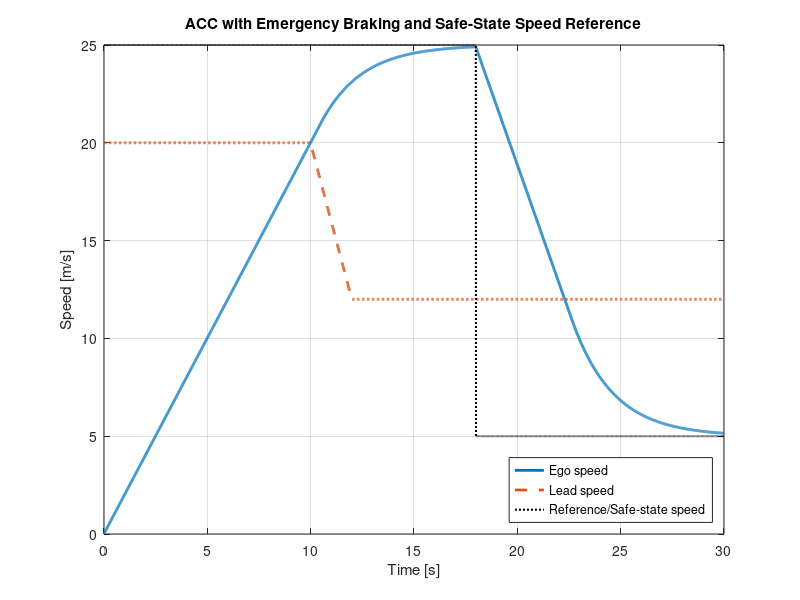
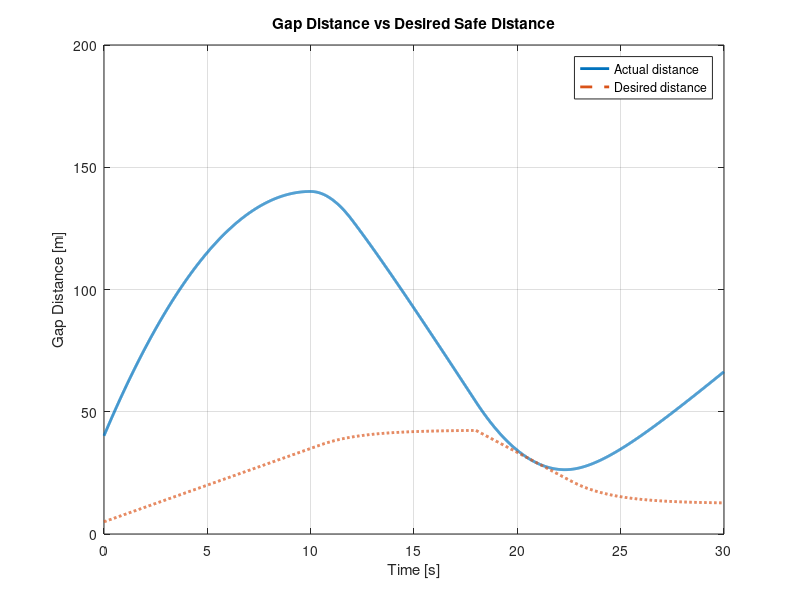
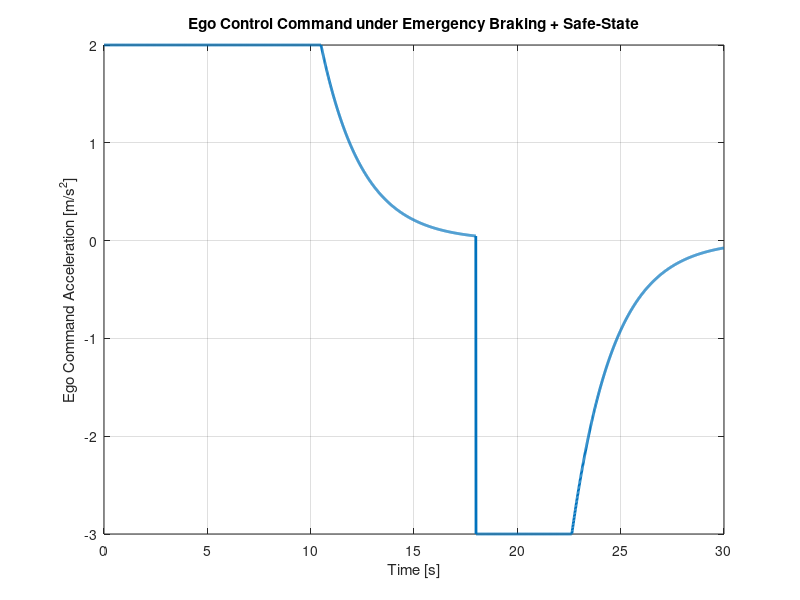
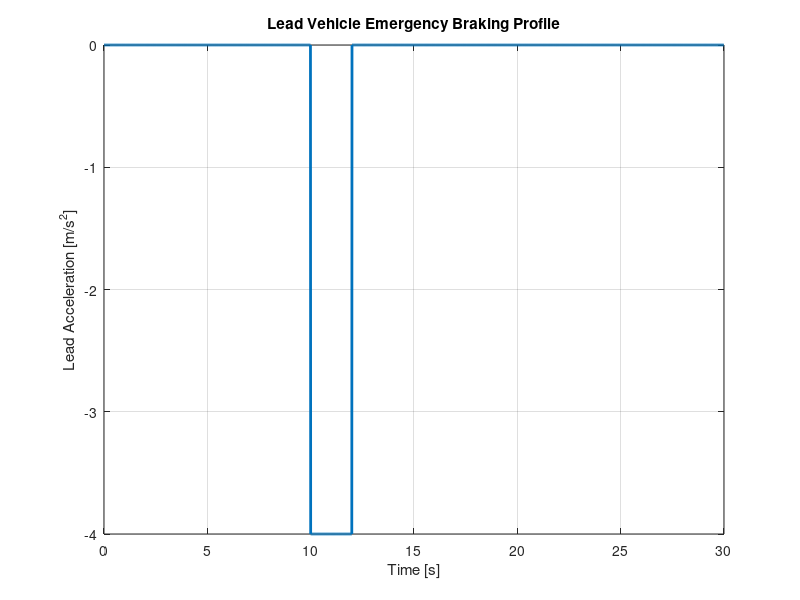

MATLAB code for these plots, in order:
%% Automotive ACC with Functional Safety (Emergency Braking + Safe State)
% Author: Daniel-Aero
%
% Description:
%   - Adaptive Cruise Control (ACC) with:
%       1) Lead vehicle emergency braking scenario
%       2) Radar sensor failure → safe-state fallback
%   - Demonstrates safety-aware longitudinal control inspired by ISO 26262.
%
%   Timeline:
%     *  t < 10 s   : Normal driving, lead vehicle at constant speed
%     * 10–12 s     : Lead vehicle performs emergency braking
%     * 12–18 s     : New lower lead speed, ACC follows
%     *  t >= 18 s  : Radar sensor failure → ego enters low-speed safe state

clear; close all; clc;


%% ========== 1. Simulation Settings ==========
dt = 0.01;          % [s] simulation time step
T  = 30;            % [s] total simulation duration
N  = T/dt;          % number of simulation steps


%% ========== 2. Initial States ==========
% Ego vehicle (our car)
v_ego = 0;          % [m/s] initial ego speed
x_ego = 0;          % [m]   initial ego position

% Lead vehicle (front car)
v_lead = 20;        % [m/s] initial lead speed (~72 km/h)
x_lead = 40;        % [m]   lead starts 40 m ahead of ego
a_lead = 0;         % [m/s^2] lead acceleration (will be used for braking)


%% ========== 3. Control Targets & Distance Policy ==========
v_ref_nominal = 25; % [m/s] nominal desired cruise speed (~90 km/h)
v_ref = v_ref_nominal; % this may change in safe-state mode

d0 = 5;             % [m] minimum standstill distance
Th = 1.5;           % [s] time headway (safe following distance)
% Desired distance:
%   d_des = d0 + Th * v_ego


%% ========== 4. Controller Gains ==========
Kp_v = 0.5;         % speed control gain
Kp_d = 0.3;         % distance control gain


%% ========== 5. Logging Buffers ==========
t_hist    = zeros(1, N);
v_ego_h   = zeros(1, N);
v_lead_h  = zeros(1, N);
d_hist    = zeros(1, N);
d_des_h   = zeros(1, N);
a_cmd_h   = zeros(1, N);
a_lead_h  = zeros(1, N);
v_ref_h   = zeros(1, N);   % log reference speed (for safe-state change)


%% ========== 6. Main Simulation Loop ==========
for k = 1:N
    t = (k-1)*dt;      % current time [s]
    
    
    %% --- 6.1 Lead vehicle emergency braking profile ---
    % Scenario:
    %   - Before 10 s: a_lead = 0        (no braking)
    %   - 10–12 s    : a_lead = -4 m/s^2 (hard braking)
    %   - After 12 s : a_lead = 0        (keep new lower speed)
    if t >= 10 && t < 12
        a_lead = -4.0;      % emergency braking
    else
        a_lead = 0.0;       % no additional braking
    end
    
    % Update lead speed, ensuring it does not go below zero
    v_lead = max(v_lead + a_lead*dt, 0);
    
    % Update lead position
    x_lead = x_lead + v_lead*dt;
    
    
    %% --- 6.2 Sensor fault & safe-state transition ---
    % Assume radar sensor fails after 18 seconds.
    % When the sensor is not OK, the ego vehicle enters a low-speed mode
    % to reduce collision risk (simple safe-state concept).
    sensor_ok = (t < 18);   % true until 18 s, then false
    
    if sensor_ok
        v_ref = v_ref_nominal;  % normal cruise speed
    else
        v_ref = 5;              % [m/s] fallback safe-state speed (~18 km/h)
    end
    
    
    %% --- 6.3 Gap distance and desired distance ---
    d    = x_lead - x_ego;        % [m] actual gap
    d_des = d0 + Th * v_ego;      % [m] desired safe gap
    
    
    %% --- 6.4 Speed control (cruise mode) ---
    e_v = v_ref - v_ego;          % speed tracking error
    a_v = Kp_v * e_v;             % speed-control acceleration command
    
    
    %% --- 6.5 Distance control (following mode) ---
    e_d = d - d_des;              % distance error
    a_d = Kp_d * e_d;             % distance-control acceleration command
    
    
    %% --- 6.6 Mode switching (ACC logic) ---
    if d < d_des
        % Too close to the lead vehicle → prioritize distance safety.
        a_cmd = min(a_v, a_d);
    else
        % Gap is safe → follow nominal speed command.
        a_cmd = a_v;
    end
    
    
    %% --- 6.7 Ego actuator saturation ---
    a_max = 2.0;   % [m/s^2] max acceleration
    a_min = -3.0;  % [m/s^2] max braking
    
    if a_cmd > a_max
        a_cmd = a_max;
    elseif a_cmd < a_min
        a_cmd = a_min;
    end
    
    
    %% --- 6.8 Update ego vehicle dynamics ---
    v_ego = v_ego + a_cmd*dt;
    x_ego = x_ego + v_ego*dt;
    
    
    %% --- 6.9 Store histories for plotting ---
    t_hist(k)    = t;
    v_ego_h(k)   = v_ego;
    v_lead_h(k)  = v_lead;
    d_hist(k)    = d;
    d_des_h(k)   = d_des;
    a_cmd_h(k)   = a_cmd;
    a_lead_h(k)  = a_lead;
    v_ref_h(k)   = v_ref;
end


%% ========== 7. Plot Results ==========

% 7.1 Ego & lead speeds + reference speed
figure;
plot(t_hist, v_ego_h, 'LineWidth', 2); hold on;
plot(t_hist, v_lead_h, '--', 'LineWidth', 2);
plot(t_hist, v_ref_h, ':k', 'LineWidth', 1.5);
grid on;
xlabel('Time [s]');
ylabel('Speed [m/s]');
title('ACC with Emergency Braking and Safe-State Speed Reference');
legend('Ego speed','Lead speed','Reference/Safe-state speed','Location','southeast');

% 7.2 Distance vs desired safe distance
figure;
plot(t_hist, d_hist, 'LineWidth', 2); hold on;
plot(t_hist, d_des_h, '--', 'LineWidth', 2);
grid on;
xlabel('Time [s]');
ylabel('Gap Distance [m]');
title('Gap Distance vs Desired Safe Distance');
legend('Actual distance','Desired distance','Location','best');

% 7.3 Ego command acceleration
figure;
plot(t_hist, a_cmd_h, 'LineWidth', 2);
grid on;
xlabel('Time [s]');
ylabel('Ego Command Acceleration [m/s^2]');
title('Ego Control Command under Emergency Braking + Safe-State');

% 7.4 Lead braking profile
figure;
plot(t_hist, a_lead_h, 'LineWidth', 2);
grid on;
xlabel('Time [s]');
ylabel('Lead Acceleration [m/s^2]');
title('Lead Vehicle Emergency Braking Profile');
